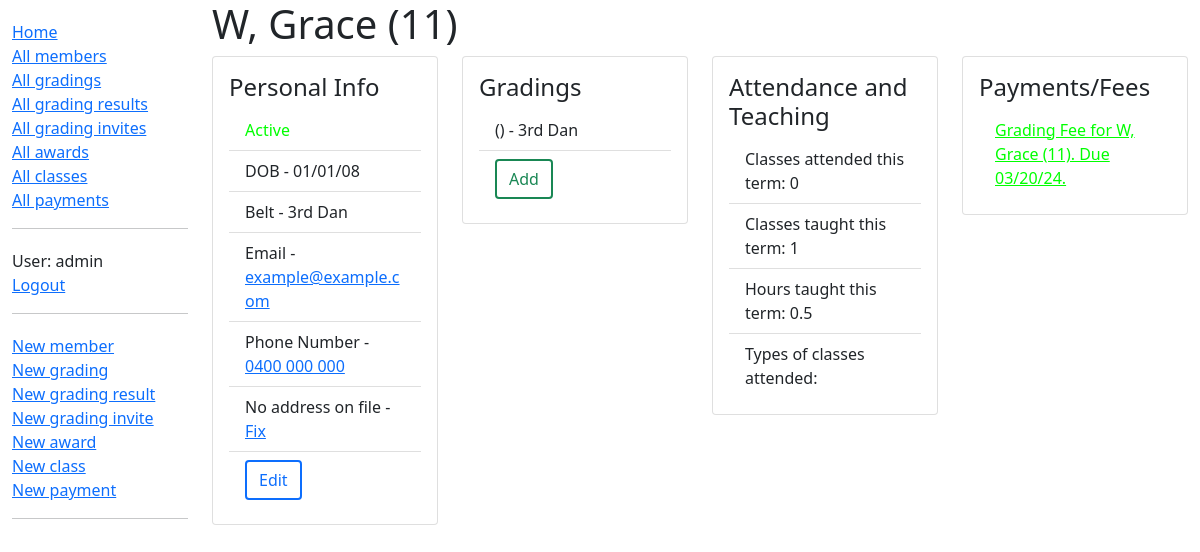
The app's page /dashboard/member/8 (signed in), older data.
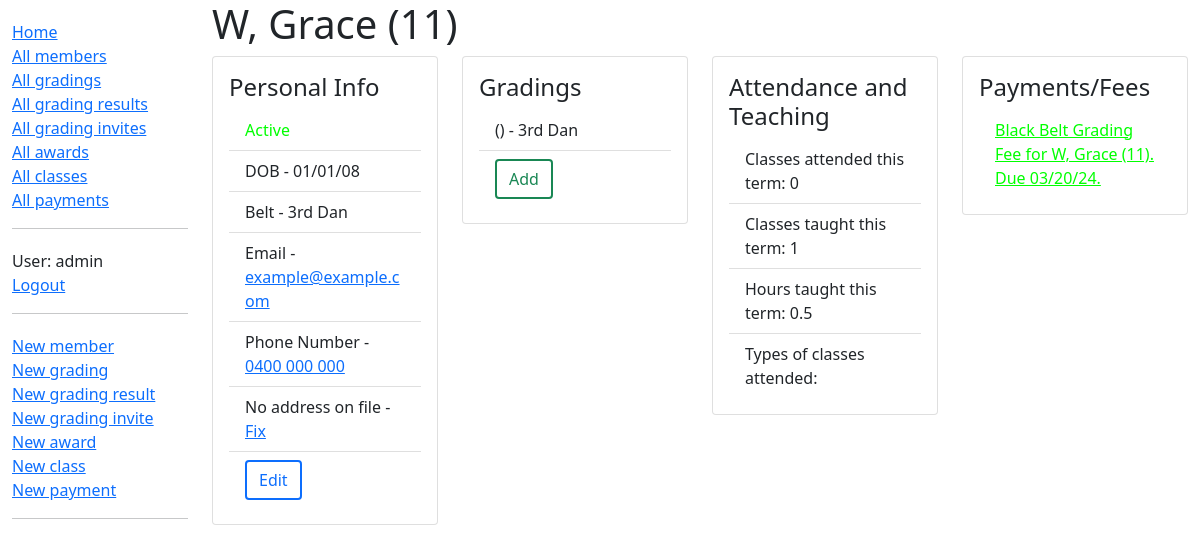
The same page, newer data.
### dashboard/models.py (models this page shows, shortened)
class Payment(models.Model):
    member = models.ForeignKey(Member, help_text='Who needs to pay this?', on_delete=models.PROTECT)
    paymenttype = models.ForeignKey('PaymentType', help_text='What type of payment is this?', null=True, on_delete=models.SET_NULL, verbose_name='Payment type')
    date_created = models.DateTimeField(default=timezone.now)
    date_due = models.DateTimeField(default=time_in_a_month)
    date_paid_in_full = models.DateTimeField(null=True, blank=True)
    amount_due = models.DecimalField(max_digits=7, decimal_places=2, help_text='Amount to be paid, in $', default=0)
    amount_paid = models.DecimalField(max_digits=7, decimal_places=2, help_text='Amount currently paid, in $', default=0)
    class Meta:
        ordering = ['-date_due', 'paymenttype']
    def get_absolute_url(self):
        return reverse('payment-detail', args=[str(self.id)])
    def __str__(self):
        return f'{self.paymenttype} for {self.member}. Due {self.date_due.strftime("%x")}.'
    @property
    def is_past_due(self):
        return self.date_due < timezone.now()
    def get_payment_status(self):
        if self.is_past_due and self.date_paid_in_full == None:
            return "Overdue"
        elif self.date_paid_in_full:
            if self.date_paid_in_full > self.date_due:
                return "Paid Late"
            else:
                return "Paid On Time"
        else:
            return "Awaiting Payment"

class PaymentType(models.Model):
    name = models.CharField(max_length=200)
    standard_amount = models.DecimalField(max_digits=7, decimal_places=2, help_text='Standard amount to be paid, in $', default=0)
    def __str__(self):
        return f'{self.name}'

class Member(models.Model):
    first_name = models.CharField(max_length=50)
    last_name = models.CharField(max_length=50)
    idnumber = models.SmallIntegerField(verbose_name="ID Number")
    address_line_1 = models.CharField(max_length=200, help_text="Unit, Street Number and Name", blank=True)
    address_line_2 = models.CharField(max_length=200, help_text="Suburb", blank=True)
    address_line_3 = models.CharField(max_length=4, help_text="Postcode", blank=True)
    date_of_birth = models.DateField()
    belt = models.CharField(max_length=50, choices=BELT_CHOICES, blank=True)
    email = models.EmailField()
    phone = models.CharField(max_length=100)
    team_leader_instructor = models.CharField(max_length=2, choices=TL_INST_RANKS, blank=True, verbose_name="Team Leader/Instructor")
    active = models.BooleanField(default=True)
    class Meta:
        ordering = ['-belt','idnumber']
    def __str__(self):
        return f'{self.last_name}, {self.first_name} ({self.idnumber})'
    def get_class_types_pretty(self):
        today = datetime.now().date()
        six_months_ago = today - timedelta(days=6 * 30)
        class_types = set(obj.get_type_display() for obj in self.students2classes.filter(date__gte=six_months_ago))
        return class_types

### dashboard/views.py (the view)
# urls.py: path('member/<int:pk>', views.MemberDetailView.as_view(), name='member-detail'),
class MemberDetailView(LoginRequiredMixin, generic.DetailView):
    model = Member
    def get_context_data(self, **kwargs):
        context = super(MemberDetailView, self).get_context_data(**kwargs)
        classes_taught = self.get_object().instructors2classes.all()
        total_seconds = sum(time_difference_in_seconds(cl.start, cl.end) for cl in classes_taught)
        hours = round(total_seconds / 3600, 2)
        context['hours_taught'] = hours
        today = datetime.now().date()
        six_months_later = today + timedelta(days=6 * 30)
        recent_payments = self.get_object().payment_set.filter(Q(date_due__date__gte=today) & Q(date_due__date__lte=six_months_later)).all()
        payments = self.get_object().payment_set.all()
        overdue_payments = [p for p in payments if p.get_payment_status() == "Overdue"]
        context['relevant_payments'] = list(recent_payments) + overdue_payments
        return context

### dashboard/models.py (called while the page is built)
    def get_absolute_url(self):
        return reverse('grading-result-detail', args=[str(self.id)])

### dashboard/views.py (called while the page is built)
def time_difference_in_seconds(time1, time2):
    delta = datetime.combine(datetime.today(), time2) - datetime.combine(datetime.today(), time1)
    difference_seconds = delta.total_seconds()
    return difference_seconds

### dashboard/templates/dashboard/member_detail.html (shortened to what this page needs)
{% extends "base_generic.html" %}
{% block content %}
  <h1>{{ member.last_name }}, {{ member.first_name }} ({{ member.idnumber }})</h1>
  <div class="row">
    <div class="col-md-3">
      <div class="card">
        <div class="card-body">
          <h4 class="card-title">Personal Info</h4>
          <ul class="list-group list-group-flush">
            {% if member.active %}
            <li class="list-group-item" style="color:lime;">Active</li>
            {% else %}
            <li class="list-group-item" style="color:red;">Inactive</li>
            {% endif %}
            <li class="list-group-item">{% if member.date_of_birth %}
              DOB - {{ member.date_of_birth|date:"d/m/y" }}
            {% else %}
              No DOB on file - <a href="{% url 'update-member' member.pk %}">Fix</a>
            {% endif %}
            </li>
            <li class="list-group-item">{% if member.belt %}Belt - {{ member.get_belt_display }}{% else %}No Belt{% endif %}</li>
            <li class="list-group-item">Email - <a href="mailto:{{ member.email }}">{{ member.email }}</a></li>
            <li class="list-group-item">Phone Number - <a href="tel: {{ member.phone }}">{{ member.phone }}</a></li>
            <li class="list-group-item">{% if member.address_line_1 and member.address_line_2 and address_line_3 %}Address - {{ member.address_line_1 }}, {{ member.address_line_2 }} {{ member.address_line_3 }}{% else %}No address on file - <a href="{% url 'update-member' member.pk %}">Fix</a>{% endif %}</li>
            <li class="list-group-item"><a class="btn btn-outline-primary btn-outline-thicker" href="{% url 'update-member' member.pk %}">Edit</a></li>
          </ul>
        </div>
      </div>
    </div>
    <div class="col-md-3">
      <div class="card">
        <div class="card-body">
          <h4 class="card-title">Gradings</h4>
          <ul class="list-group list-group-flush">
            {% if member.member2gradings.all %}
              {% for gr in member.member2gradings.all %}
                  <li class="list-group-item"><a href="{{ gr.get_absolute_url }}">{{ gr.date|date:"d/m/y" }}</a> ({{ gr.type }}) - {{ gr.get_forbelt_display }}
                  </li>
              {% endfor %}
            {% else %}
              <li class="list-group-item">This member has not graded.</li>
            {% endif %}
              <li class="list-group-item"><a class="btn btn-outline-success btn-outline-thicker" href="{% url 'add-grading-result' %}?member_id={{ member.id|urlencode }}">Add</a></li>
          </ul>
        </div>
      </div>
    </div>
    <div class="col-md-3">
      <div class="card">
        <div class="card-body">
          <h4 class="card-title">Attendance and Teaching</h4>
          <ul class="list-group list-group-flush">
            <li class="list-group-item">Classes attended this term: {{ member.students2classes.all.count }}</li>
            {% if member.team_leader_instructor != "" %}
            <li class="list-group-item">Classes taught this term: {{ member.instructors2classes.all.count }}</li>
            <li class="list-group-item">Hours taught this term: {{ hours_taught }}</li>
            {% endif %}
            <li class="list-group-item">Types of classes attended:
            </li>
          </ul>
        </div>
      </div>
    </div>
    <div class="col-md-3">
      <div class="card">
        <div class="card-body">
          <h4 class="card-title">Payments/Fees</h4>
          <ul class="list-group list-group-flush">
            {% if relevant_payments %}
              {% for payment in relevant_payments %}
                <li class="list-group-item"><a href="{{ payment.get_absolute_url }}"{% if p.get_payment_status == 'Overdue' %} style="color:red;"{% elif p.get_payment_status == 'Paid Late' %} style="color:#d0d000;"{% else %} style="color:lime;"{% endif %}>{{ payment }}</a></li>
              {% endfor %}
            {% else %}
              <li class="list-group-item">No overdue or upcoming payments.</li>
            {% endif %}
          </ul>
        </div>
      </div>
    </div>
  </div>
{% endblock %}

Row changes from the older to the newer data that the page shows:
changed Payment: paymenttype+member+date_due "Grading Fee for W, Grace (11). Due 03/20/24." → "Black Belt Grading Fee for W, Grace (11). Due 03/20/24."
